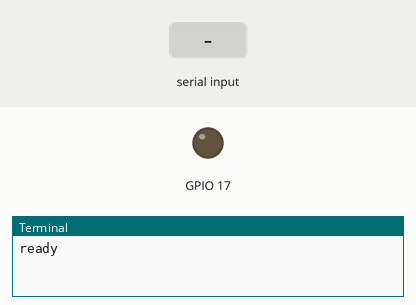
A program run on a simulated Raspberry Pi (BCM pin numbers), started with the arguments 17 1. On the bench: output pins drawn as LEDs (lit = HIGH), the last lines printed to the terminal. The inputs (shaded band) are chosen by the test bench.

Above: at 1.2 s.
1.3 s: "1" typed at the terminal
At 2.5 s:
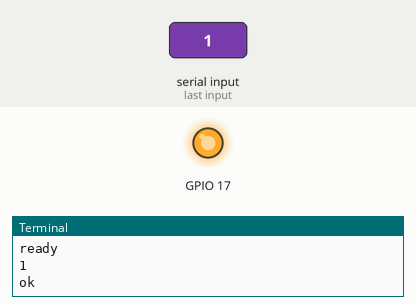
2.8 s: "0" typed at the terminal
At 3.6 s:
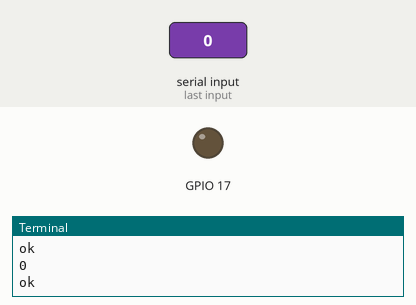
Timing chart, 0 to 5.8 s (numbered marks = the images above; inputs shaded):
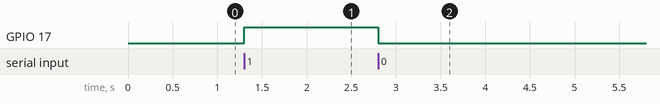

Measured:
- after the input at 1.3 s, GPIO 17: LOW → HIGH at once
- after the input at 2.8 s, GPIO 17: HIGH → LOW at once

The program:

gpio_relay.py
```python
#!/usr/bin/env python3
"""Tahan satu pin GPIO Raspberry Pi. Perintah dari stdin: 1, 0, atau quit."""

import sys

import RPi.GPIO as GPIO


def main():
    pin = int(sys.argv[1])
    active_high = sys.argv[2] == "1"
    level_on = GPIO.HIGH if active_high else GPIO.LOW
    level_off = GPIO.LOW if active_high else GPIO.HIGH

    GPIO.setmode(GPIO.BCM)
    GPIO.setwarnings(False)
    GPIO.setup(pin, GPIO.OUT, initial=level_off)
    print("ready", flush=True)

    try:
        for line in sys.stdin:
            command = line.strip()
            if command == "1":
                GPIO.output(pin, level_on)
            elif command == "0":
                GPIO.output(pin, level_off)
            elif command == "quit":
                break
            else:
                print("bad", flush=True)
                continue
            print("ok", flush=True)
    finally:
        GPIO.output(pin, level_off)
        GPIO.cleanup(pin)


if __name__ == "__main__":
    main()
```
